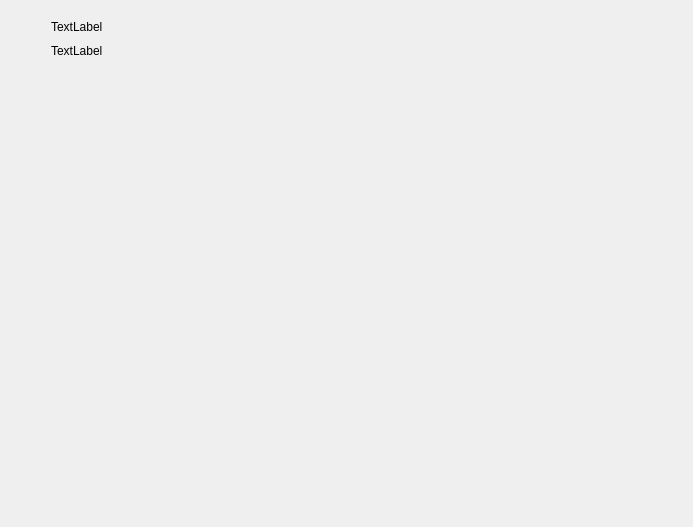
<?xml version="1.0" encoding="UTF-8"?>
<ui version="4.0">
 <class>Dialog</class>
 <widget class="QDialog" name="Dialog">
  <property name="geometry">
   <rect>
    <x>0</x>
    <y>0</y>
    <width>693</width>
    <height>527</height>
   </rect>
  </property>
  <property name="windowTitle">
   <string>Dialog</string>
  </property>
  <layout class="QGridLayout" name="gridLayout_2">
   <item row="0" column="0">
    <layout class="QGridLayout" name="gridLayout">
     <item row="0" column="0">
      <widget class="pie" name="widget" native="true">
       <widget class="QLabel" name="label">
        <property name="geometry">
         <rect>
          <x>40</x>
          <y>6</y>
          <width>171</width>
          <height>20</height>
         </rect>
        </property>
        <property name="text">
         <string>TextLabel</string>
        </property>
       </widget>
       <widget class="QLabel" name="label_2">
        <property name="geometry">
         <rect>
          <x>40</x>
          <y>30</y>
          <width>161</width>
          <height>20</height>
         </rect>
        </property>
        <property name="text">
         <string>TextLabel</string>
        </property>
       </widget>
      </widget>
     </item>
    </layout>
   </item>
  </layout>
 </widget>
 <customwidgets>
  <customwidget>
   <class>pie</class>
   <extends>QWidget</extends>
   <header>pie.h</header>
   <container>1</container>
  </customwidget>
 </customwidgets>
 <resources/>
 <connections/>
</ui>
